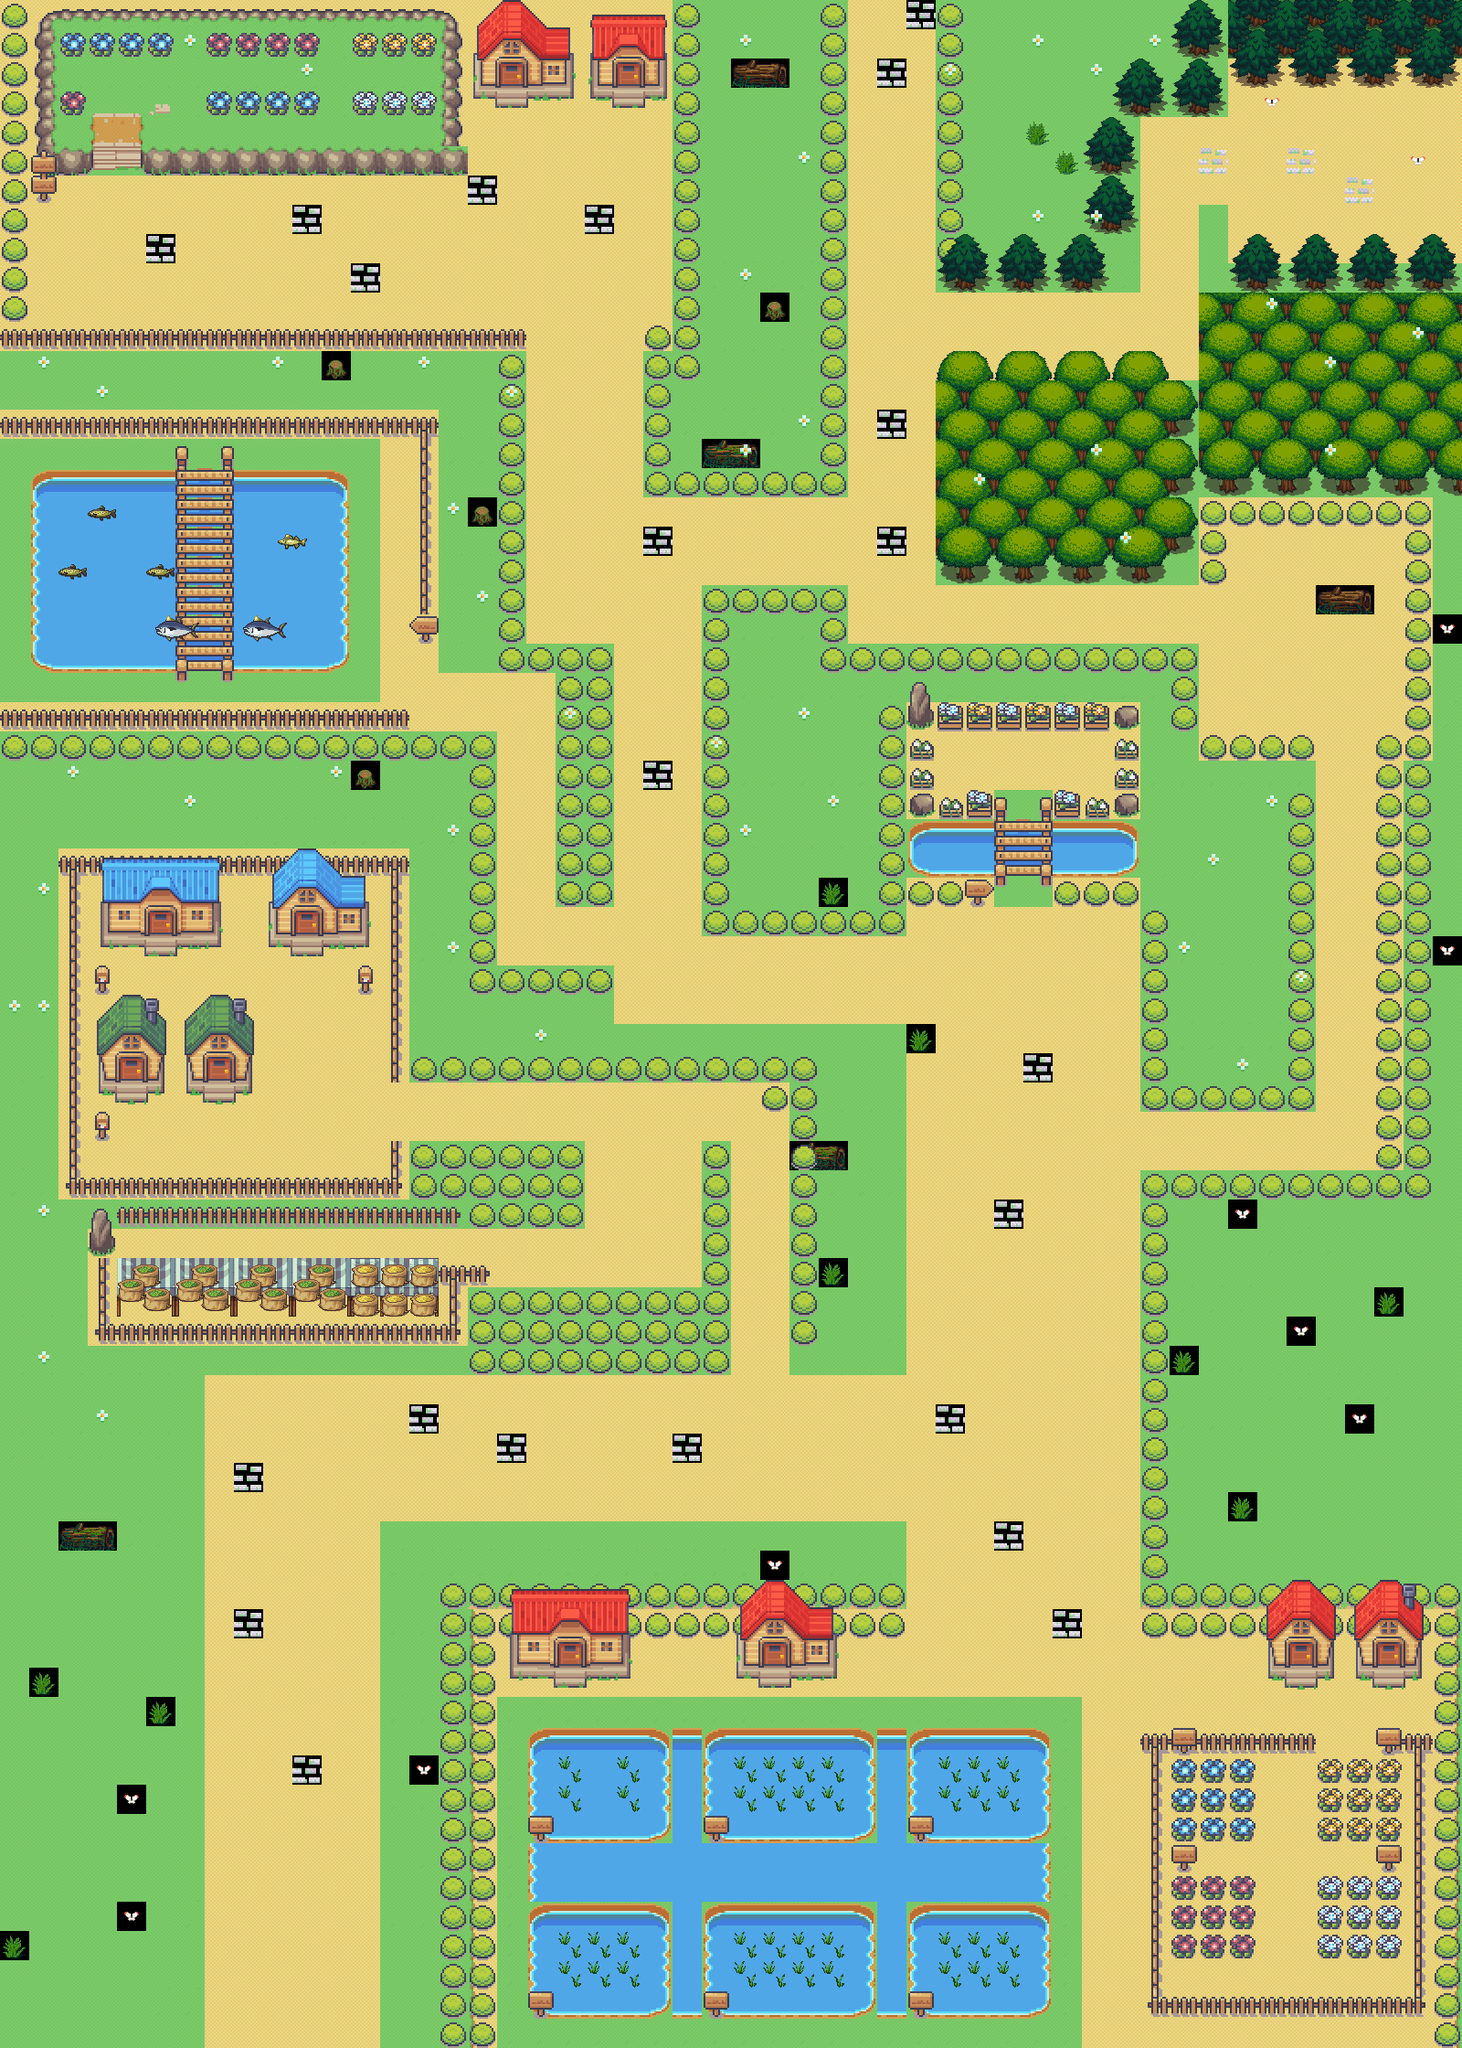

A 2D game scene composited from a Tiled map and its tileset images. What follows is a short description and the map's XML, with each tile layer's data collapsed to a summary:
An orthogonal 50x70 tile map with 32x32 px tiles, 5 tile layers (greengroundLayer, weilanLayer, qiaoLayer, housenitemLayer, ...), 3 tilesets and 1 object.

<map version="1.9" tiledversion="1.9.2" orientation="orthogonal" renderorder="right-down" width="50" height="70" tilewidth="32" tileheight="32" infinite="0" nextlayerid="13" nextobjectid="2">
 <editorsettings>
  <export target="LV2 Map 50x7.tmj" format="json" />
 </editorsettings>
 <tileset firstgid="1" name="forest_tiles" tilewidth="32" tileheight="32" tilecount="256" columns="16">
  <image source="forest_tiles.png" width="512" height="512" />
 </tileset>
 <tileset firstgid="257" name="farming_fishing" tilewidth="32" tileheight="32" tilecount="400" columns="20">
  <image source="farming_fishing.png" width="640" height="640" />
 </tileset>
 <tileset firstgid="657" name="village32x32" tilewidth="32" tileheight="32" tilecount="855" columns="19">
  <image source="village32x32.png" width="608" height="1440" />
 </tileset>
 <objectgroup id="12" name="start">
  <object id="1" x="320" y="2208">
   <point />
  </object>
 </objectgroup>
 <layer id="1" name="greengroundLayer" width="50" height="70">
  <data>[3500 cells, 3500 non-empty, 21 distinct tile ids]</data>
 </layer>
 <layer id="3" name="weilanLayer" width="50" height="70">
  <data>[3500 cells, 888 non-empty, 27 distinct tile ids]</data>
 </layer>
 <layer id="5" name="qiaoLayer" width="50" height="70">
  <data>[3500 cells, 328 non-empty, 50 distinct tile ids]</data>
 </layer>
 <layer id="4" name="housenitemLayer" width="50" height="70">
  <data>[3500 cells, 190 non-empty, 135 distinct tile ids]</data>
 </layer>
 <layer id="7" name="flowernplantLayer" width="50" height="70">
  <data>[3500 cells, 169 non-empty, 14 distinct tile ids]</data>
 </layer>
</map>
